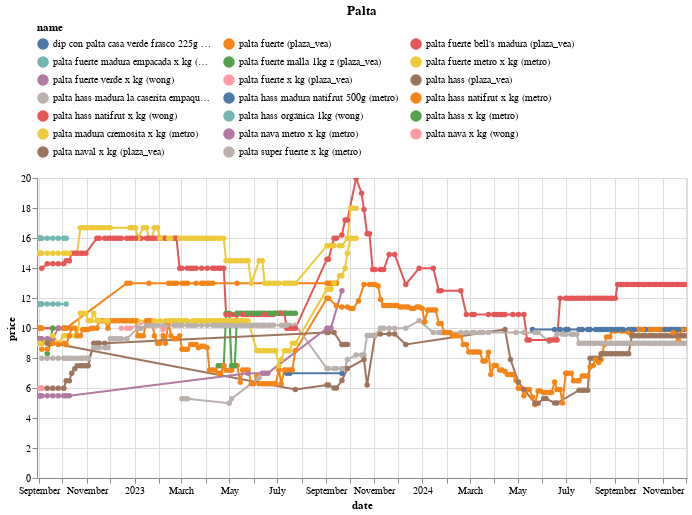

This figure's notebook cell:
### Code cell
(df
 .loc[df.name.isin(names)]
 .pipe(alt.Chart)
 .mark_line(point=True)
 .encode(x='date', y='price', color='name', tooltip=['name','price'])
 .properties(width=650, title='Palta')
 .interactive()
 .configure_legend(orient='top', columns=3)
)

### Figure 1 — Vega-Lite specification as saved in the notebook (floating-point values rounded to 4 significant figures; data arrays with more than 128 entries replaced by an {"elided": "..."} marker saying what was removed)
{"config": {"view": {"continuousWidth": 300, "continuousHeight": 300}, "legend": {"columns": 3, "orient": "top"}}, "data": {"name": "data-12c1d5ac8decdcaee249b058ba5aaef4"}, "mark": {"type": "line", "point": true}, "encoding": {"color": {"field": "name", "type": "nominal"}, "tooltip": [{"field": "name", "type": "nominal"}, {"field": "price", "type": "quantitative"}], "x": {"field": "date", "type": "temporal"}, "y": {"field": "price", "type": "quantitative"}}, "params": [{"name": "param_14", "select": {"type": "interval", "encodings": ["x", "y"]}, "bind": "scales"}], "title": "Palta", "width": 650, "$schema": "https://vega.github.io/schema/vega-lite/v5.20.1.json", "datasets": {"data-12c1d5ac8decdcaee249b058ba5aaef4": {"elided": "987 records"}}}
